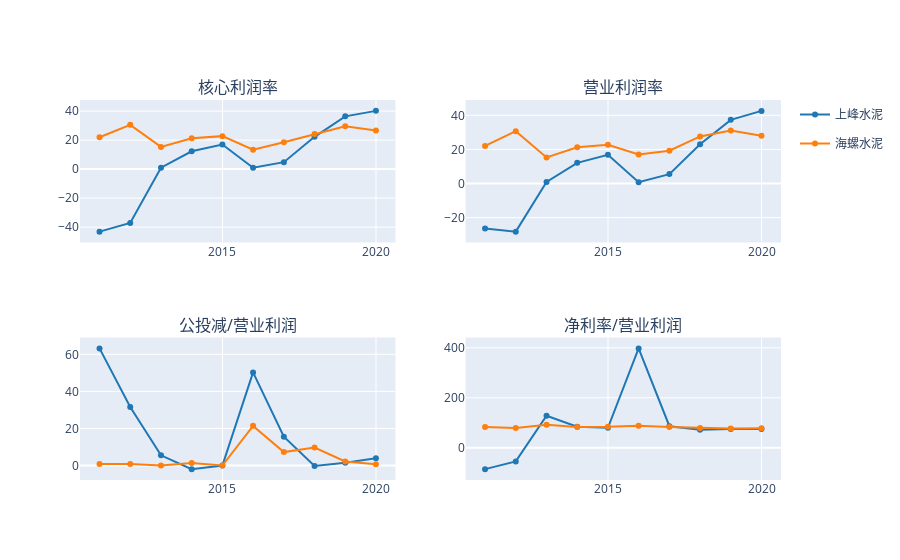

Here is the notebook cell this chart was saved with:
### Code cell
fig = make_subplots(2,2, subplot_titles=['核心利润率','营业利润率','公投减/营业利润','净利率/营业利润',])

for i,k in enumerate(data_dfs.keys()):
    line_ = dict(color=DEFAULT_PLOTLY_COLORS[i])
    data_df = data_dfs[k]
    
    fig.append_trace(go.Scatter(x=data_df.index, y=data_df.oper_profit_ratio,name=k,line=line_,legendgroup=k),1,1)
    fig.append_trace(go.Scatter(x=data_df.index, y=data_df.op_of_gr,name=k,line=line_,legendgroup=k, showlegend=False),1,2)
    fig.append_trace(go.Scatter(x=data_df.index, y=data_df.gtj_to_oper,name=k,line=line_,legendgroup=k, showlegend=False),2,1)
    fig.append_trace(go.Scatter(x=data_df.index, y=data_df.n_to_oper,name=k,line=line_,legendgroup=k, showlegend=False),2,2)
    
fig.show()

### Figure 1 — Plotly figure (JSON) as saved in the notebook; plotly's stock layout.template omitted (floating-point values rounded to 4 significant figures)
{"data": [{"legendgroup": "上峰水泥", "line": {"color": "rgb(31, 119, 180)"}, "name": "上峰水泥", "type": "scatter", "x": ["2010-12-31", "2011-12-31", "2012-12-31", "2013-12-31", "2014-12-31", "2015-12-31", "2016-12-31", "2017-12-31", "2018-12-31", "2019-12-31"], "xaxis": "x", "y": [-43.14, -37.15, 0.962, 12.31, 16.93, 0.9182, 4.795, 22.27, 36.41, 40.17], "yaxis": "y"}, {"legendgroup": "上峰水泥", "line": {"color": "rgb(31, 119, 180)"}, "name": "上峰水泥", "showlegend": false, "type": "scatter", "x": ["2010-12-31", "2011-12-31", "2012-12-31", "2013-12-31", "2014-12-31", "2015-12-31", "2016-12-31", "2017-12-31", "2018-12-31", "2019-12-31"], "xaxis": "x2", "y": [-26.43, -28.22, 0.962, 12.14, 16.84, 0.7456, 5.525, 23.07, 37.36, 42.63], "yaxis": "y2"}, {"legendgroup": "上峰水泥", "line": {"color": "rgb(31, 119, 180)"}, "name": "上峰水泥", "showlegend": false, "type": "scatter", "x": ["2010-12-31", "2011-12-31", "2012-12-31", "2013-12-31", "2014-12-31", "2015-12-31", "2016-12-31", "2017-12-31", "2018-12-31", "2019-12-31"], "xaxis": "x3", "y": [63.19, 31.61, 5.525, -1.916, -0.002397, 50.24, 15.58, -0.1886, 1.537, 3.936], "yaxis": "y3"}, {"legendgroup": "上峰水泥", "line": {"color": "rgb(31, 119, 180)"}, "name": "上峰水泥", "showlegend": false, "type": "scatter", "x": ["2010-12-31", "2011-12-31", "2012-12-31", "2013-12-31", "2014-12-31", "2015-12-31", "2016-12-31", "2017-12-31", "2018-12-31", "2019-12-31"], "xaxis": "x4", "y": [-85.36, -54.53, 128.3, 84.41, 80.18, 397.8, 86.3, 72.55, 75.03, 75.25], "yaxis": "y4"}, {"legendgroup": "海螺水泥", "line": {"color": "rgb(255, 127, 14)"}, "name": "海螺水泥", "type": "scatter", "x": ["2010-12-31", "2011-12-31", "2012-12-31", "2013-12-31", "2014-12-31", "2015-12-31", "2016-12-31", "2017-12-31", "2018-12-31", "2019-12-31"], "xaxis": "x", "y": [21.99, 30.51, 15.31, 21.24, 22.75, 13.36, 18.51, 24.2, 29.61, 26.56], "yaxis": "y"}, {"legendgroup": "海螺水泥", "line": {"color": "rgb(255, 127, 14)"}, "name": "海螺水泥", "showlegend": false, "type": "scatter", "x": ["2010-12-31", "2011-12-31", "2012-12-31", "2013-12-31", "2014-12-31", "2015-12-31", "2016-12-31", "2017-12-31", "2018-12-31", "2019-12-31"], "xaxis": "x2", "y": [22.07, 30.75, 15.33, 21.25, 22.75, 17.0, 19.24, 27.65, 31.06, 28.06], "yaxis": "y2"}, {"legendgroup": "海螺水泥", "line": {"color": "rgb(255, 127, 14)"}, "name": "海螺水泥", "showlegend": false, "type": "scatter", "x": ["2010-12-31", "2011-12-31", "2012-12-31", "2013-12-31", "2014-12-31", "2015-12-31", "2016-12-31", "2017-12-31", "2018-12-31", "2019-12-31"], "xaxis": "x3", "y": [0.9116, 0.7977, 0.09613, 1.414, -0.004891, 21.41, 7.28, 9.743, 2.227, 0.6865], "yaxis": "y3"}, {"legendgroup": "海螺水泥", "line": {"color": "rgb(255, 127, 14)"}, "name": "海螺水泥", "showlegend": false, "type": "scatter", "x": ["2010-12-31", "2011-12-31", "2012-12-31", "2013-12-31", "2014-12-31", "2015-12-31", "2016-12-31", "2017-12-31", "2018-12-31", "2019-12-31"], "xaxis": "x4", "y": [83.44, 79.04, 92.11, 83.55, 83.83, 88.02, 83.18, 78.89, 76.82, 77.97], "yaxis": "y4"}], "layout": {"annotations": [{"font": {"size": 16}, "showarrow": false, "text": "核心利润率", "x": 0.225, "xanchor": "center", "xref": "paper", "y": 1, "yanchor": "bottom", "yref": "paper"}, {"font": {"size": 16}, "showarrow": false, "text": "营业利润率", "x": 0.775, "xanchor": "center", "xref": "paper", "y": 1, "yanchor": "bottom", "yref": "paper"}, {"font": {"size": 16}, "showarrow": false, "text": "公投减/营业利润", "x": 0.225, "xanchor": "center", "xref": "paper", "y": 0.375, "yanchor": "bottom", "yref": "paper"}, {"font": {"size": 16}, "showarrow": false, "text": "净利率/营业利润", "x": 0.775, "xanchor": "center", "xref": "paper", "y": 0.375, "yanchor": "bottom", "yref": "paper"}], "autosize": true, "xaxis": {"anchor": "y", "autorange": true, "domain": [0, 0.45], "range": ["2010-05-27 23:15:24.3262", "2020-08-04 00:44:35.6738"], "type": "date"}, "xaxis2": {"anchor": "y2", "autorange": true, "domain": [0.55, 1], "range": ["2010-05-27 23:15:24.3262", "2020-08-04 00:44:35.6738"], "type": "date"}, "xaxis3": {"anchor": "y3", "autorange": true, "domain": [0, 0.45], "range": ["2010-05-27 23:15:24.3262", "2020-08-04 00:44:35.6738"], "type": "date"}, "xaxis4": {"anchor": "y4", "autorange": true, "domain": [0.55, 1], "range": ["2010-05-27 23:15:24.3262", "2020-08-04 00:44:35.6738"], "type": "date"}, "yaxis": {"anchor": "x", "autorange": true, "domain": [0.625, 1], "range": [-51.92, 48.95], "type": "linear"}, "yaxis2": {"anchor": "x2", "autorange": true, "domain": [0.625, 1], "range": [-35.69, 50.1], "type": "linear"}, "yaxis3": {"anchor": "x3", "autorange": true, "domain": [0, 0.375], "range": [-8.777, 70.06], "type": "linear"}, "yaxis4": {"anchor": "x4", "autorange": true, "domain": [0, 0.375], "range": [-136.3, 448.7], "type": "linear"}}}
